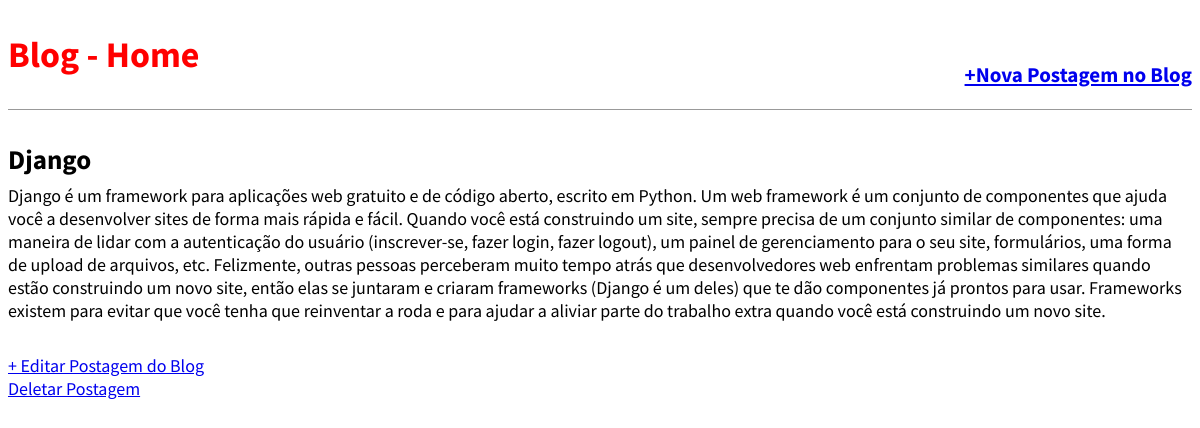
The app's page /post/1/ with its own data.
### blog/models.py (models this page shows, shortened)
class Post(models.Model):
	STATUS = (
		('draft', 'Draft'),
		('published', 'Published'),
	)
	title = models.CharField(max_length=250)
	slug  = models.SlugField(max_length=250)
	auth  = models.ForeignKey(User,
							on_delete=models.CASCADE)
	content   = models.TextField()
	published = models.DateTimeField(default=timezone.now)
	created   = models.DateTimeField(auto_now_add=True)
	changed   = models.DateTimeField(auto_now=True)
	status    = models.CharField(max_length=10,
								choices=STATUS,
								default='draft')
	objects   = models.Manager()
	publicado = PublishedManager()
	def get_absolute_url_update(self):
		return reverse('post_edit',args=[self.pk])
	def get_absolute_url_delete(self):
		return reverse('post_delete',args=[self.pk])
	class Meta:
		ordering = ('-published',)

### blog/views.py (the view)
# urls.py: path('post/<int:pk>/', views.BlogDetailView.as_view(),name='post_detail'),
class BlogDetailView(DetailView):
	model = Post
	template_name = 'blog/post_detail.html'

### blog/templates/blog/post_detail.html (shortened to what this page needs)
{% extends 'base.html' %}
{% block content %}
	<div class="post-entry">
		<h2> {{object.title}} </h2>
		<p> {{object.content}} </p>
	</div>
	<a href="{{object.get_absolute_url_update}}">+ Editar Postagem do Blog</a></br>
	<a href="{{object.get_absolute_url_delete}}">Deletar Postagem</a>
{% endblock content %}

### statics/css/style.css (style rules this page uses)
body { font-family: 'Source Sans Pro', sans-serif; font-size: 18px; }
.post-entry { margin-bottom: 2rem; }
.post-entry h2 { margin: 0.5rem 0; }
.post-entry p { margin: 0; font-weight: 400; }

### records on screen
Post: title "Django", content "Django é um framework para aplicações web gratuito e de código aberto, escrito em Python. Um web framework é um conjunto de componentes que ajuda você a desenvolver sites de forma mais rápida e fácil. Quando você está construindo um site, sempre precisa de um conjunto similar de componentes: uma maneira de lidar com a autenticação do usuário (inscrever-se, fazer login, fazer logout), um painel de gerenciamento para o seu site, formulários, uma forma de upload de arquivos, etc. Felizmente, outras pessoas perceberam muito tempo atrás que desenvolvedores web enfrentam problemas similares quando estão construindo um novo site, então elas se juntaram e criaram frameworks (Django é um deles) que…"
